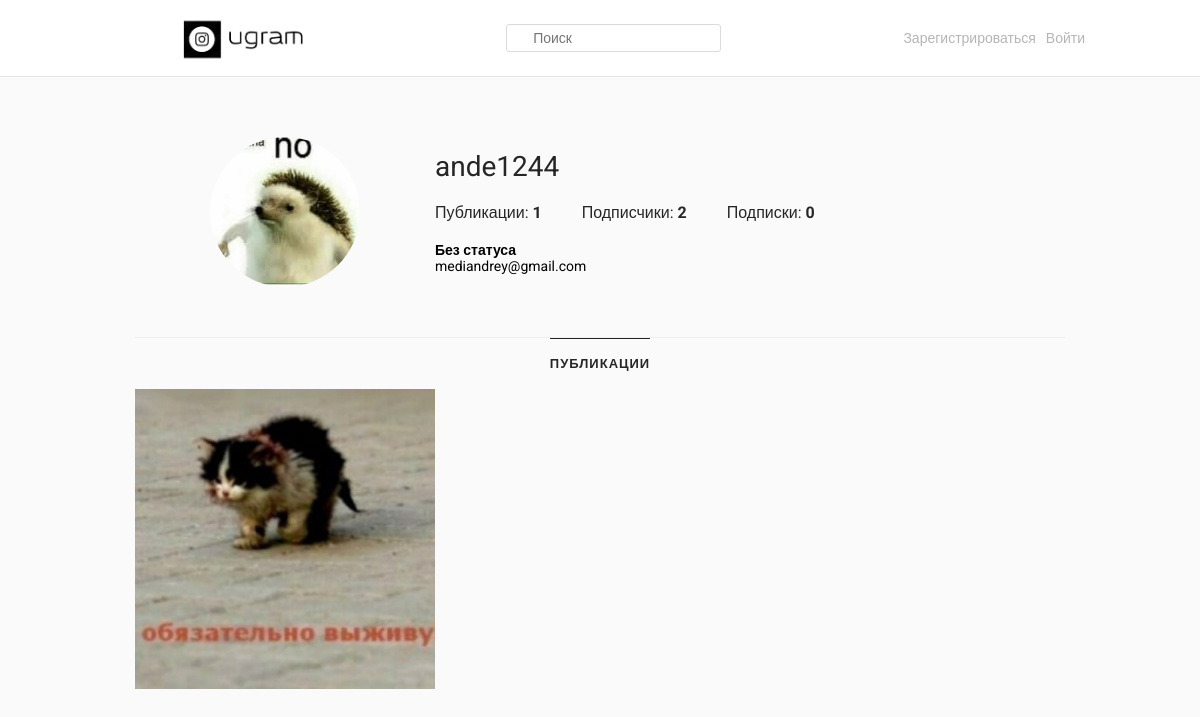
The page /users/1/ on the database its author committed.
### users/models.py (models this page shows, shortened)
class User(AbstractUser):
    avatar = models.ImageField(
        null=True,
        blank=True,
        upload_to='user_pics',
        verbose_name='Аватар'
    )
    description = models.TextField(
        null=True,
        blank=True,
        max_length=500,
        verbose_name='Дополнительная информация',
        default=None
    )
    phone = models.CharField(
        null=True,
        blank=True,
        max_length=100,
        verbose_name='Номер телефона',
        default=None
    )
    gender = models.CharField(
        null=True,
        blank=True,
        verbose_name='Пол',
        max_length=100,
        default=None
    )
    status = models.CharField(
        null=True,
        blank=True,
        verbose_name='Статус',
        default=None,
        max_length=100
    )

class Subscription(models.Model):
    subscriber = models.ForeignKey(
        'users.User',
        related_name='subscriptions',
        on_delete=models.CASCADE,
        verbose_name='Подписчик',
        null=False,
        blank=False,
        default=None
    )
    subscribed_to = models.ForeignKey(
        'users.User',
        related_name='subscribers',
        on_delete=models.CASCADE,
        verbose_name='Подписан на',
        null=False,
        blank=False,
        default=None
    )

### publications/models.py (models this page shows, shortened)
class Post(models.Model):
    author = models.ForeignKey(
        'users.User',
        related_name='posts',
        on_delete=models.CASCADE,
        verbose_name='Автор',
        null=False,
        blank=False,
        default=None
    )
    image = models.ImageField(
        null=False,
        blank=False,
        upload_to='post_pics',
        verbose_name='Картинка'
    )
    text = models.TextField(
        max_length=500,
        verbose_name='Текст',
        null=True,
        blank=True
    )
    created_at = models.DateTimeField(
        verbose_name='Дата публикации',
        auto_now_add=True,
        null=True,
        blank=True
    )

### users/views/user_views.py (the view, shortened to what this page needs)
# urls.py: path('<int:user_pk>/', UserDetailView.as_view(), name='details'),
class UserDetailView(DetailView):
    template_name = 'user/details.html'
    pk_url_kwarg = 'user_pk'
    model = User
    context_object_name = 'account'
    def get_context_data(self, **kwargs):
        Post = apps.get_model('publications', 'Post')
        posts = Post.objects.filter(author__pk=self.kwargs.get('user_pk'))
        kwargs['posts'] = posts
        kwargs['posts_count'] = len(posts)
        if self.request.user.is_authenticated:
            kwargs['is_subscribed'] = self._is_subscribed()
        return super().get_context_data(**kwargs)

### users/templates/user/details.html (shortened to what this page needs)
{% extends 'base.html' %}
{% block main %}
<div class="container account-container">
    <div class="account-wrapper">
        <div class="account-avatar-wrapper">
            <div class="account-avatar" {% if account.avatar %}style="background-image: url({{ account.avatar.url }})"{% endif %}></div>
        </div>
        <div class="account-info-wrapper">
            <div class="account-info-main">
                <span class="account-info-main-username">{{ account.username | slice:':16' }}</span>
            </div>
            <div class="account-info-stats">
                <div class="account-info-stats-block">Публикации: <span class="bold-text">{{ posts_count }}</span></div>
                <a href="#" class="account-info-stats-block">
                    <div>Подписчики: <span class="bold-text" id="subscribers-counter">{{ account.subscribers.all | length }}</span></div>
                </a>
                <a href="#" class="account-info-stats-block">
                    <div>Подписки: <span class="bold-text">{{ account.subscriptions.all | length }}</span></div>
                </a>
            </div>
            <div class="account-info-description">
                <span class="bold-text">{% if account.status %}{{ account.status }}{% else %}Без статуса{% endif %}</span>
                <br>
                {% if account.email %}
                <span>{{ account.email }}</span>
                <br>
                {% endif %}
            </div>
        </div>
    </div>
    <div class="account-posts-wrapper">
        <div class="account-posts-header">
            <div class="account-posts-header-item active"><span>Публикации</span></div>
        </div>
        <div class="account-posts-container">
            {% for post in posts %}
            <div class="account-post-item" style="background-image: url({{ post.image.url }});">
                <a href="{% url 'publications:post_detail' post.pk %}">
                </a>
            </div>
            {% empty %}
            <div class="account-post-nothing">Нет постов для показа</div>
            {% endfor %}
        </div>
    </div>
</div>
{% endblock %}

### users/static/css/style.css (style rules this page uses)
* { box-sizing: border-box; font-family: 'Roboto', sans-serif; }
a { outline: none; text-decoration: none; color: inherit; }
body { margin: 0; padding: 0; }
.container { max-width: 970px; margin: 0 auto; height: 100%; }
.account-container { padding: 60px 20px; }
.account-wrapper { display: flex; align-items: center; }
.account-avatar-wrapper { width: 300px; display: flex; justify-content: center; align-items: center; }
.account-avatar { width: 150px; height: 150px; border-radius: 50%; background-color: #cccccc; background-size: cover; background-repeat: no-repeat; background-position: center; }
.account-info-wrapper { width: calc(100% - 300px); }
.account-info-main { width: 100%; display: flex; align-items: center; margin-bottom: 20px; }
.account-info-main-username { color: #262626; font-size: 28px; line-height: 32px; margin-right: 20px; }
.account-info-stats { display: flex; align-items: center; margin-bottom: 20px; }
.account-info-stats-block { margin-right: 40px; color: #262626; font-size: 16px; }
.account-info-stats-block:last-child { margin-right: 0; }
.bold-text { font-weight: 700; }
.account-info-description { font-size: 14px; }
.account-posts-header { margin-top: 50px; width: 100%; height: 52px; border-top: 1px solid #efefef; display: flex; justify-content: center; align-items: center; }
.account-posts-header-item { color: #262626; font-weight: 700; font-size: 13px; line-height: 18px; text-transform: uppercase; letter-spacing: 1px; height: 100%; display: flex; justify-content: center; align-items: center; }
.account-posts-header-item.active { border-top: 1px solid #262626; }
.account-posts-container { display: flex; justify-content: space-between; align-items: center; flex-wrap: wrap; }
.account-post-item { width: 300px; height: 300px; margin-bottom: 15px; background-position: center; background-repeat: no-repeat; background-size: cover; }

### rows shown on the page
User: avatar (picture), username "ande1244", subscribers.all|length "2", subscriptions.all|length "0", email "mediandrey@gmail.com"
Post: image (picture)

### other values the page prints
{{ posts_count }} "1"
